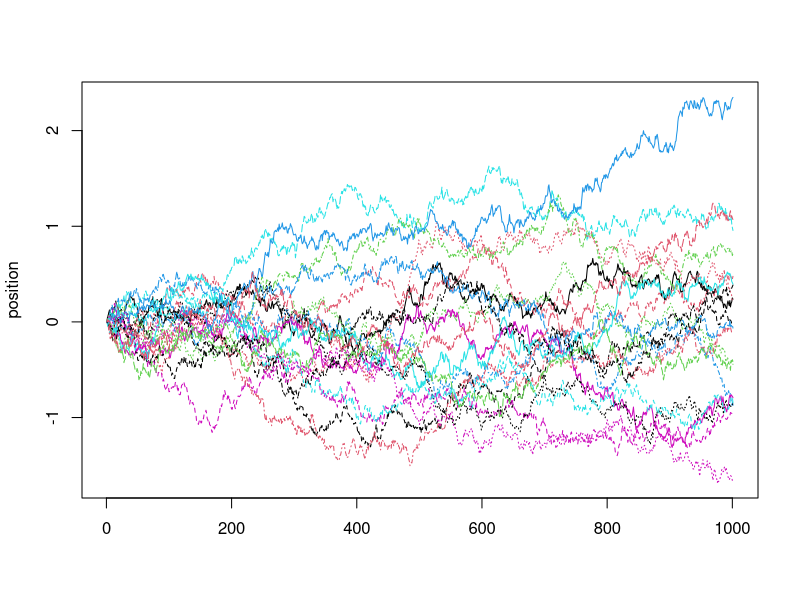
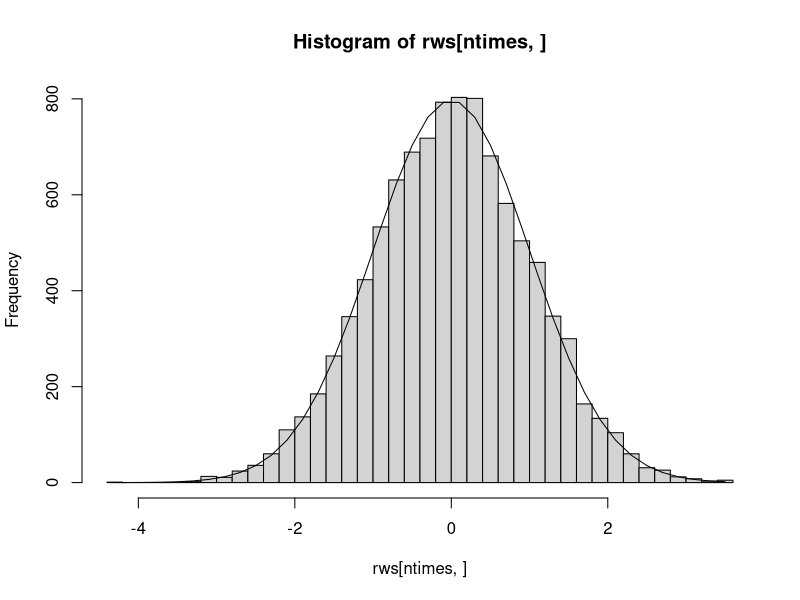
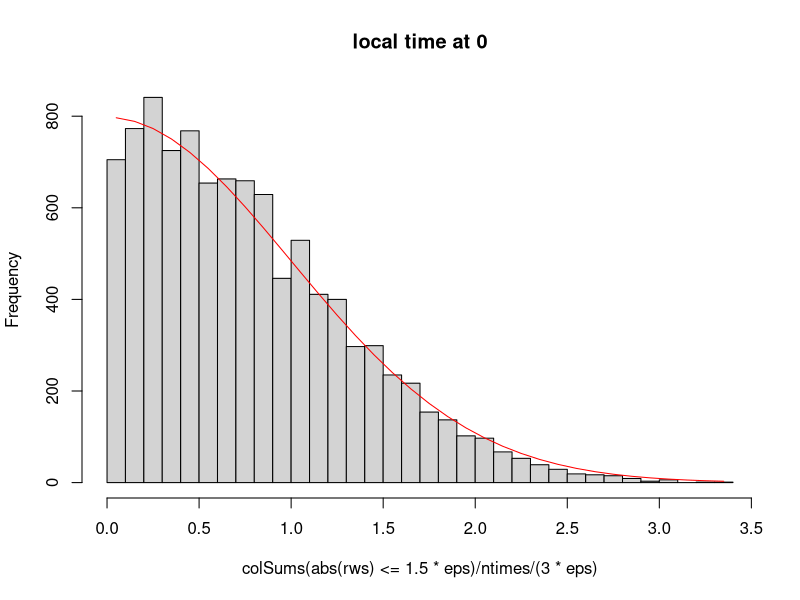
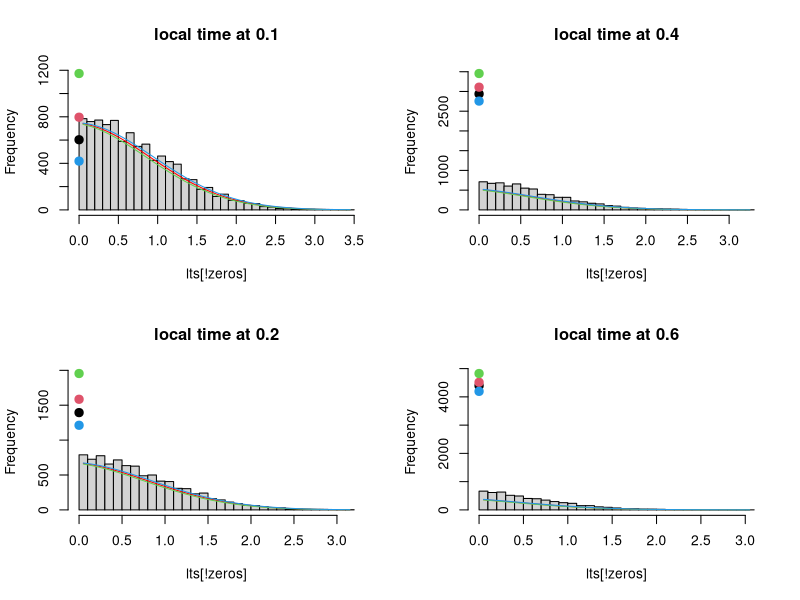
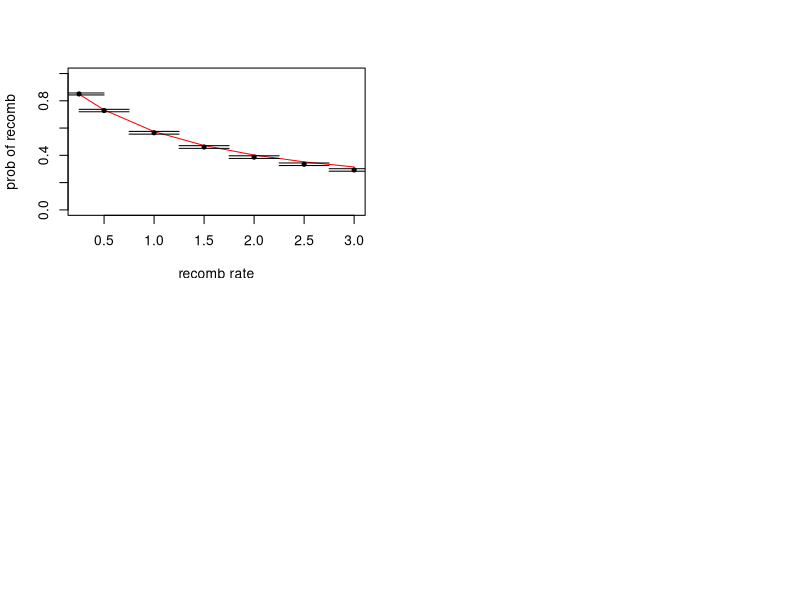
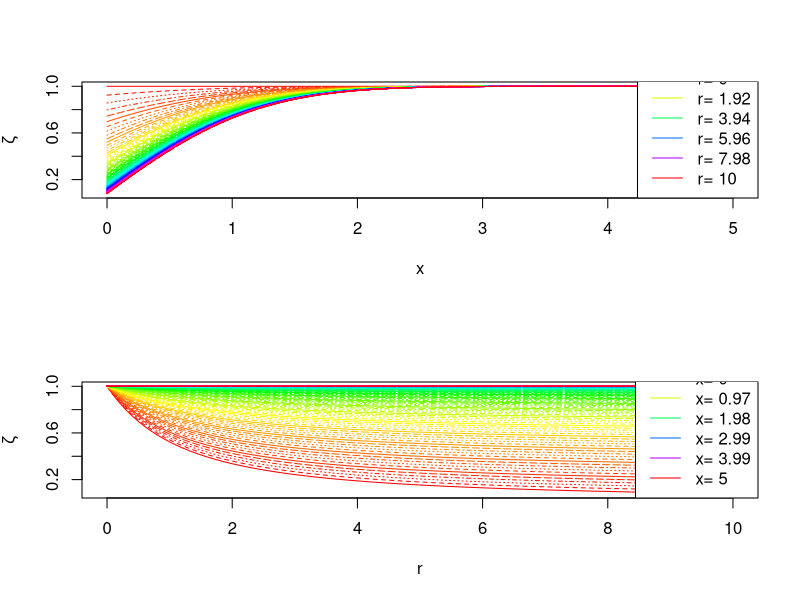
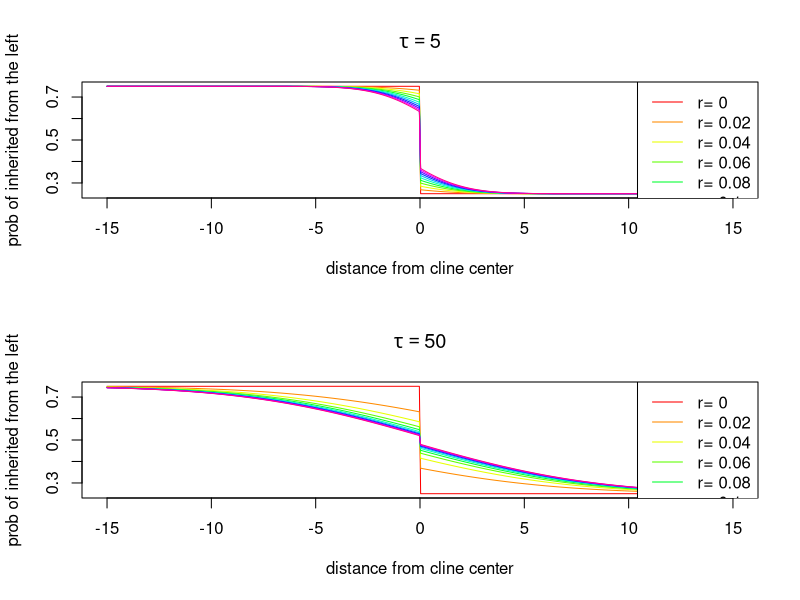

Write R code to recreate these figures, in order.
## ---- chunk 1
fig.dim <- 5
knitr::opts_chunk$set(fig.width=2*fig.dim,fig.align='center')
## ---- chunk 2
nwalks <- 1e4
ntimes <- 1e3
# want total time to be 1, so:
eps <- 1/sqrt(ntimes)
rws <- matrix( rnorm(nwalks*ntimes)*eps, nrow=ntimes, ncol=nwalks )
rws <- rbind(0,apply(rws,2,cumsum))
matplot(rws[,1:20],type='l', ylab='position')
## ---- chunk 3
xh <- hist(rws[ntimes,],breaks=50)
lines( xh$mids, sum(xh$counts)*diff(pnorm(xh$breaks)) )
## ---- chunk 4
xh <- hist(colSums(abs(rws)<=1.5*eps)/ntimes/(3*eps),main="local time at 0", breaks=30)
lines( xh$mids, sum(xh$counts)*diff( 2*pnorm(xh$breaks)-1 ), col='red' )
## ---- chunk 5
layout(matrix(1:4,nrow=2))
for (loc in c(0.1, 0.2, 0.4, 0.6)) {
    lts <- colSums(abs(rws-loc)<=1.5*eps)/ntimes/(3*eps)
    zeros <- (lts==0)
    pred.zero <- 2*pnorm(abs(loc)+c(0,1.5*eps,-1.5*eps))-1
    xh <- hist(lts[!zeros],main=paste("local time at",loc), breaks=30, ylim=range(c(0,pred.zero*nwalks)))
    lines( xh$mids, sum(!zeros)*diff( 2*pnorm(abs(loc)+xh$breaks)-1 ), col='red' )
    points(rep(0,4), c(sum(zeros),pred.zero*nwalks), col=1:4, pch=20, cex=2)
    # lower bound
    lines( xh$mids, sum(!zeros)*diff( 2*pnorm(abs(loc+1.5*eps)+xh$breaks)-1 ), col=3 )
    # upper bound
    lines( xh$mids, sum(!zeros)*diff( 2*pnorm(abs(loc-1.5*eps)+xh$breaks)-1 ), col=4 )
}
## ---- chunk 6
loc <- 0.1
zeta <- function (x,r) {
    2*pnorm(abs(x)) - 1 + 2 * exp( r*abs(x) + r^2/2 + pnorm(abs(x)+r,lower.tail=FALSE,log.p=TRUE) )
}
compare.rates <- as.data.frame( t( sapply( c(0.25,0.5,1,1.5,2,2.5,3), function (rate) {
        visits <- colSums(abs(rws-loc)<=1.5*eps)
        killed <- ( rbinom(ncol(rws),size=visits,prob=rate/ntimes/(3*eps)) == 0 )
        c( 
          rate=rate,
          simulation=mean(killed), 
          theory=zeta(loc,rate),
          SE=sqrt(mean(killed)*(1-mean(killed))/nwalks)
          )
    } ) ) )
with(compare.rates, {
         plot( rate, theory, type='l', xlab="recomb rate", ylab="prob of recomb", col='red', ylim=c(0,1) ) 
         points( rate, simulation, pch=20 )
         arrows( x0=rate, y0=simulation-2*SE, y1=simulation+2*SE, angle=90, code=3 )
    } )
## ---- chunk 7
layout(1:2)
xvals <- seq(0,5,length.out=150)
rvals <- seq(0,10,length.out=100)
zetavals <- outer( xvals, rvals, zeta )
matplot(xvals,zetavals,type='l',xlab="x",ylab=expression(zeta),col=rainbow(length(rvals)))
lrvals <- seq(1,length(rvals),length.out=6)
legend("bottomright",lty=1,col=rainbow(length(rvals))[lrvals],legend=paste("r=",round(rvals[lrvals],digits=2)))
matplot(rvals,t(zetavals),type='l',xlab="r",ylab=expression(zeta),col=rainbow(length(xvals)))
lxvals <- seq(1,length(xvals),length.out=6)
legend("bottomright",lty=1,col=rainbow(length(xvals))[lxvals],legend=paste("x=",round(xvals[lxvals],digits=2)),bg='white')
## ---- chunk 8
pcline <- function (x,r,tau=1,sigma=1,pH=1/2) {
    (1/2)*( 1 - sign(x)*zeta(x=x/sqrt(tau*sigma^2),r=r*tau)*pH )
}
xx <- seq(-15,15,length.out=500)
for (tau in c(5,50)) {
    plot(xx, pcline(xx,r=1), type='n', 
            xlab="distance from cline center", ylab="prob of inherited from the left", 
            main=as.expression(substitute(tau==mytau,list(mytau=tau))) )
    rr <- seq(0,0.2,length.out=11)
    pp <- sapply( rr, function (r) { pcline(xx,r=r,tau=tau) } )
    matplot(xx,pp,type='l',lty=1,col=rainbow(length(rr)),add=TRUE)
    legend("topright",lty=1,col=rainbow(length(rr)),legend=paste("r=",rr))
}
